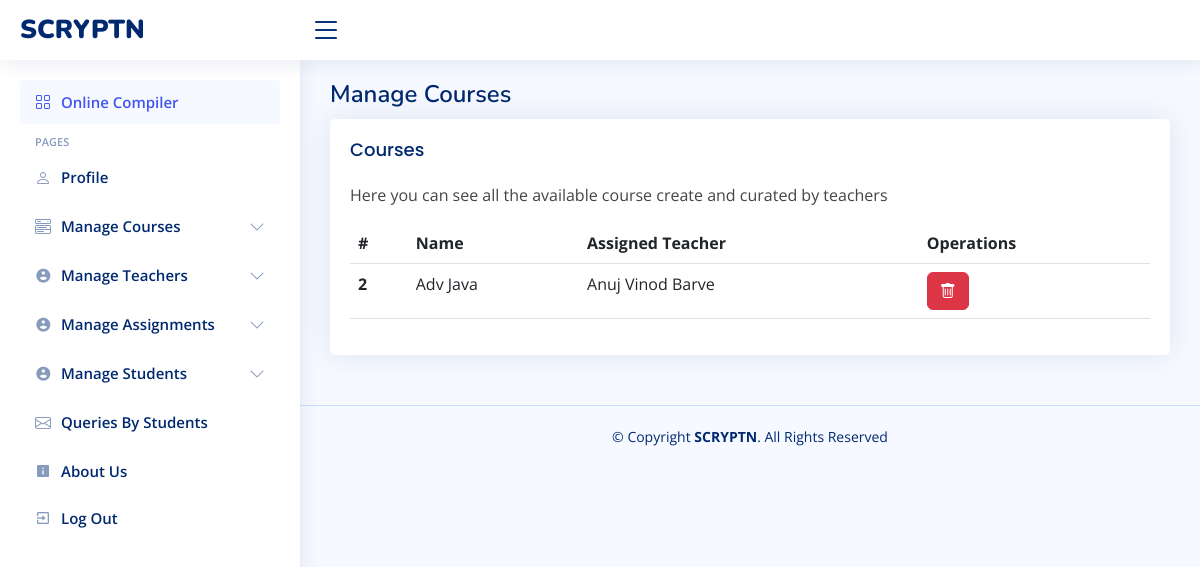
Page /admin/manage_courses.php (signed in) on the earlier database version.
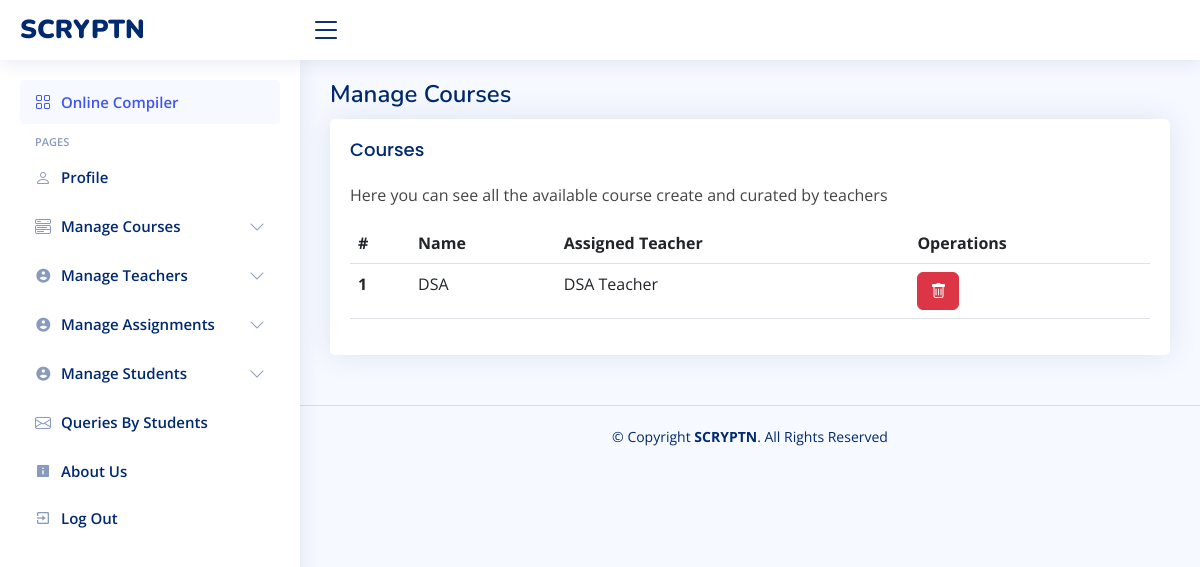
Same page on the later database version.
### tables this page shows
CREATE TABLE `courses` (
  `id` int(11) NOT NULL,
  `course_name` varchar(255) NOT NULL,
  `course_teacher` varchar(255) NOT NULL,
  `assignments_no` int(11) DEFAULT NULL
);

### admin/manage_courses.php (the view, shortened to what this page needs)
<!DOCTYPE html>
<html lang="en">
<head>
    <link href="../assets/vendor/bootstrap/css/bootstrap.min.css" rel="stylesheet">
    <link href="../assets/vendor/bootstrap-icons/bootstrap-icons.css" rel="stylesheet">
    <link href="../assets/vendor/boxicons/css/boxicons.min.css" rel="stylesheet">
    <link href="../assets/vendor/quill/quill.snow.css" rel="stylesheet">
    <link href="../assets/vendor/quill/quill.bubble.css" rel="stylesheet">
    <link href="../assets/vendor/remixicon/remixicon.css" rel="stylesheet">
    <link href="../assets/vendor/simple-datatables/style.css" rel="stylesheet">
    <link href="../assets/css/style.css" rel="stylesheet">
</head>
<body>
    <?php include './includes/header.php'; ?>
    <?php include './includes/sidenav.php'; ?>
    <main id="main" class="main">
        <div class="pagetitle">
            <h1>Manage Courses</h1>
        </div>
        <section class="section">
      <div class="row">
        <div class="col-lg-12">
          <div class="card">
            <div class="card-body">
              <h5 class="card-title">Courses</h5>
              <p>Here you can see all the available course create and curated by teachers</p>
              <table class="table datatable">
                <thead>
                  <tr>
                    <th scope="col">#</th>
                    <th scope="col">Name</th>
                    <th scope="col">Assigned Teacher</th>
                    <th scope="col">Operations</th>
                  </tr>
                </thead>
                <tbody>
                <?php
                $servername = "localhost";
                $username = "root";
                $password = "";
                $databasename = "scr";
                $conn = new mysqli(
                    $servername,
                    $username,
                    $password,
                    $databasename
                );
                $query_file = "SELECT * FROM `courses`";
                $result_file = $conn->query($query_file);
                if ($result_file->num_rows > 0) {
                    while ($row = $result_file->fetch_assoc()) {
                        echo "<tr>";
                        echo "<th scope='row'>".$row['id']."</th>";
                        echo "<td>".$row['course_name']."</td>";
                        echo "<td>".$row['course_teacher']."</td>";
                        echo "<td><a href='../inc/delete_course.php?id=" . $row['id'] . "'><button type='button' class='btn btn-danger'><i class='bi bi-trash'></i></button></a></td>";
                        echo "</tr>";
                    }
                } else {
                    echo "0 results";
                }
                ?>
                </tbody>
              </table>
            </div>
          </div>
        </div>
      </div>
    </section>
    </main>
    <footer id="footer" class="footer">
        <div class="copyright">
            &copy; Copyright <strong><span>SCRYPTN</span></strong>. All Rights Reserved
        </div>
    </footer>
</body>
</html>

Differences in the rows shown:
removed courses: id "2", course_name "Adv Java", course_teacher "Anuj Vinod Barve"
added courses: id "1", course_name "DSA", course_teacher "DSA Teacher"
